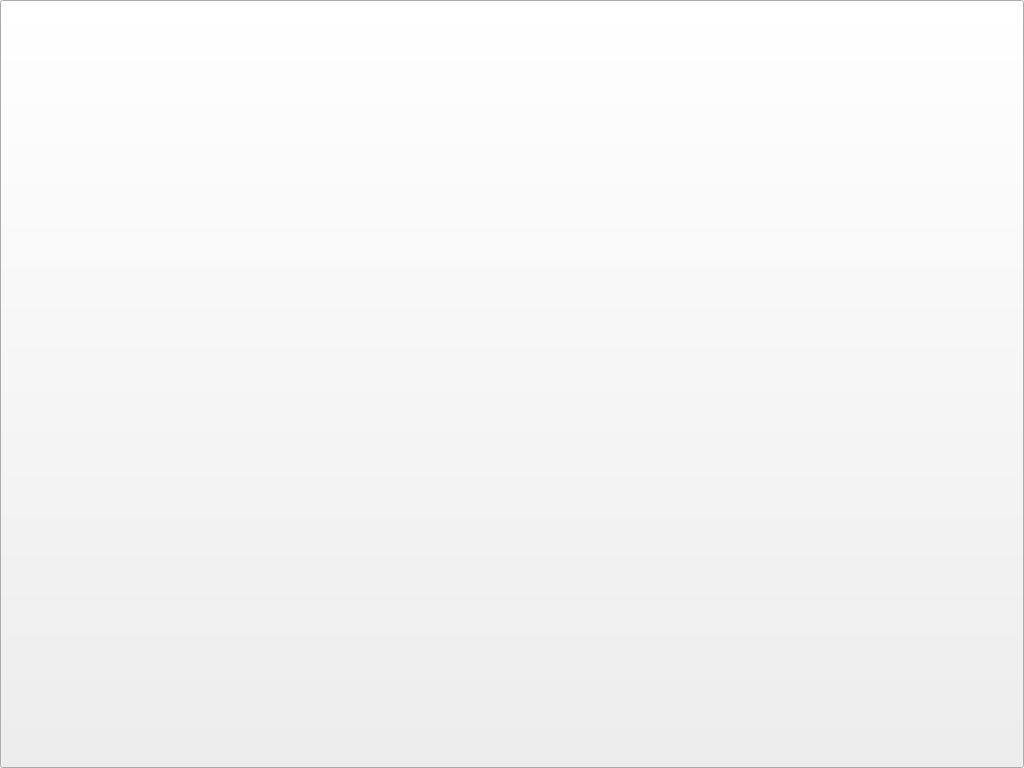
<?xml version="1.0" encoding="UTF-8"?>
<ui version="4.0">
 <class>MaintainceHMICheckPage</class>
 <widget class="QWidget" name="MaintainceHMICheckPage">
  <property name="geometry">
   <rect>
    <x>0</x>
    <y>0</y>
    <width>1024</width>
    <height>768</height>
   </rect>
  </property>
  <property name="windowTitle">
   <string>Form</string>
  </property>
  <widget class="QPushButton" name="ColorCheckBtn">
   <property name="geometry">
    <rect>
     <x>0</x>
     <y>0</y>
     <width>1024</width>
     <height>768</height>
    </rect>
   </property>
   <property name="focusPolicy">
    <enum>Qt::NoFocus</enum>
   </property>
   <property name="styleSheet">
    <string notr="true">border-image: url(:/images/images/colorCheck1.png);</string>
   </property>
   <property name="text">
    <string/>
   </property>
  </widget>
 </widget>
 <resources/>
 <connections/>
</ui>
